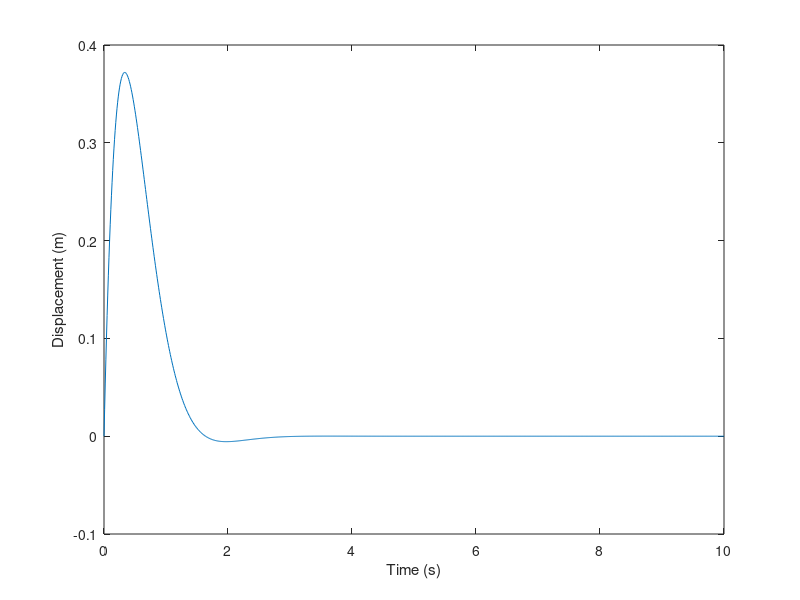

Recreate this plot in MATLAB.
air_density=1.225;
c_d =0.47;  % drag coefficent (0.47 for sphere) 
area=0.01;  % incident area to air flow
mass=1;     % total mass of the robot
g=9.81;
alpha=air_density*c_d*area;

f = @(t, v) [-alpha/mass*sqrt(v(1)^2+v(2)^2)*v(1);  %define system of equations
    -alpha/mass*sqrt(v(1)^2+v(2)^2)*v(2)-g];

v0=[2, 2];
options = odeset('RelTol', 1e-10, 'AbsTol', 1e-12);
tspan = [0, 10];
[t, y] = ode45(f, tspan, v0, options);

sx = cumtrapz(t, y(:, 1));  % cumulative intergral of horizontal velocity 
sy = cumtrapz(t, y(:, 2));  % cumulative intergral of vertical velocity 

ymax = max(sy)

indices = find(sy < 0, 1)  % find where robot reaches the floor
sxmax=sx(indices)            % find corrospodnig horozontal distance traveled
xFinalV = y(indices, 1)
yFinalV = y(indices, 2)
plot(sx, sy, 'LineWidth', 2, 'Color', '#0072BD'), hold off;
grid on;
ylim([0, 5])
axis("equal")

finalV = sqrt(xFinalV^2+yFinalV^2)
% Define the parameters
m = 1;  % mass in kg
k = 10;  % spring constant in N/m
d = 5;  % damping coefficient in N-s/m

% Define the initial conditions
x0 = 0;  % initial displacement in m
v0 = finalV;  % initial velocity in m/s

% Define the time step
dt = 0.01;  % time step in s

% Define the simulation time
t_max = 10;  % simulation time in s
t = 0:dt:t_max;
x = zeros(1,length(t));
v = zeros(1,length(t));

x(1) = x0;
v(1) = v0;
for i = 2:length(t)
  a = -k * x(i-1) - d * v(i-1);
  v(i) = v(i-1) + a * dt;
  x(i) = x(i-1) + v(i) * dt;
end

plot(t, x);
xlabel('Time (s)');
ylabel('Displacement (m)');


